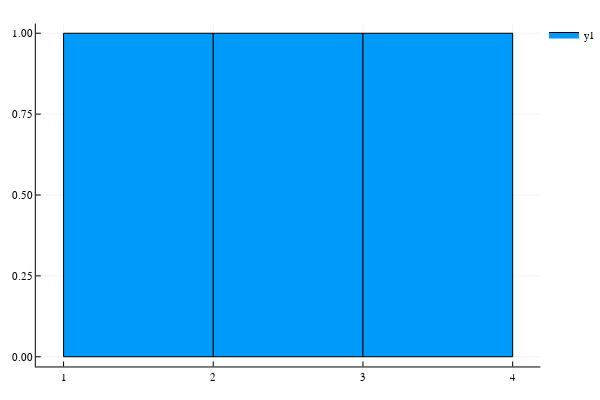

This figure's notebook cell:
### Code cell
histogram([1, 2, 3])

### Figure 1 — Plotly figure (JSON) as saved in the notebook; plotly's stock layout.template omitted (floating-point values rounded to 4 significant figures)
{"data": [{"fill": "tozeroy", "fillcolor": "rgba(0, 154, 250, 1.000)", "legendgroup": "y1", "line": {"color": "rgba(0, 0, 0, 1.000)", "dash": "solid", "width": 1}, "mode": "lines", "name": "y1", "showlegend": true, "type": "scatter", "x": [1, 1, 2, 2, 1, 1], "xaxis": "x1", "y": [1, 0, 0, 1, 1, 1], "yaxis": "y1"}, {"fill": "tozeroy", "fillcolor": "rgba(0, 154, 250, 1.000)", "legendgroup": "y1", "line": {"color": "rgba(0, 0, 0, 1.000)", "dash": "solid", "width": 1}, "mode": "lines", "name": "y1", "showlegend": false, "type": "scatter", "x": [2, 2, 3, 3, 2, 2], "xaxis": "x1", "y": [1, 0, 0, 1, 1, 1], "yaxis": "y1"}, {"fill": "tozeroy", "fillcolor": "rgba(0, 154, 250, 1.000)", "legendgroup": "y1", "line": {"color": "rgba(0, 0, 0, 1.000)", "dash": "solid", "width": 1}, "mode": "lines", "name": "y1", "showlegend": false, "type": "scatter", "x": [3, 3, 4, 4, 3, 3], "xaxis": "x1", "y": [1, 0, 0, 1, 1, 1], "yaxis": "y1"}], "layout": {"annotations": [], "height": 400, "legend": {"bgcolor": "rgba(255, 255, 255, 1.000)", "bordercolor": "rgba(0, 0, 0, 1.000)", "font": {"color": "rgba(0, 0, 0, 1.000)", "family": "sans-serif", "size": 11}, "tracegroupgap": 0, "x": 1, "y": 1}, "margin": {"b": 20, "l": 0, "r": 0, "t": 20}, "paper_bgcolor": "rgba(255, 255, 255, 1.000)", "plot_bgcolor": "rgba(255, 255, 255, 1.000)", "showlegend": true, "width": 600, "xaxis": {"anchor": "y1", "domain": [0.06582, 0.9934], "gridcolor": "rgba(0, 0, 0, 0.100)", "gridwidth": 0.5, "linecolor": "rgba(0, 0, 0, 1.000)", "mirror": false, "range": [0.8146, 4.185], "showgrid": true, "showline": true, "showticklabels": true, "tickangle": 0, "tickcolor": "rgb(0, 0, 0)", "tickfont": {"color": "rgba(0, 0, 0, 1.000)", "family": "sans-serif", "size": 11}, "tickmode": "array", "ticks": "inside", "ticktext": ["1", "2", "3", "4"], "tickvals": [1, 2, 3, 4], "title": "", "titlefont": {"color": "rgba(0, 0, 0, 1.000)", "family": "sans-serif", "size": 15}, "type": "-", "visible": true, "zeroline": false, "zerolinecolor": "rgba(0, 0, 0, 1.000)"}, "yaxis": {"anchor": "x1", "domain": [0.03762, 0.9902], "gridcolor": "rgba(0, 0, 0, 0.100)", "gridwidth": 0.5, "linecolor": "rgba(0, 0, 0, 1.000)", "mirror": false, "range": [-0.03, 1.03], "showgrid": true, "showline": true, "showticklabels": true, "tickangle": 0, "tickcolor": "rgb(0, 0, 0)", "tickfont": {"color": "rgba(0, 0, 0, 1.000)", "family": "sans-serif", "size": 11}, "tickmode": "array", "ticks": "inside", "ticktext": ["0.00", "0.25", "0.50", "0.75", "1.00"], "tickvals": [0, 0.25, 0.5, 0.75, 1], "title": "", "titlefont": {"color": "rgba(0, 0, 0, 1.000)", "family": "sans-serif", "size": 15}, "type": "-", "visible": true, "zeroline": false, "zerolinecolor": "rgba(0, 0, 0, 1.000)"}}}
